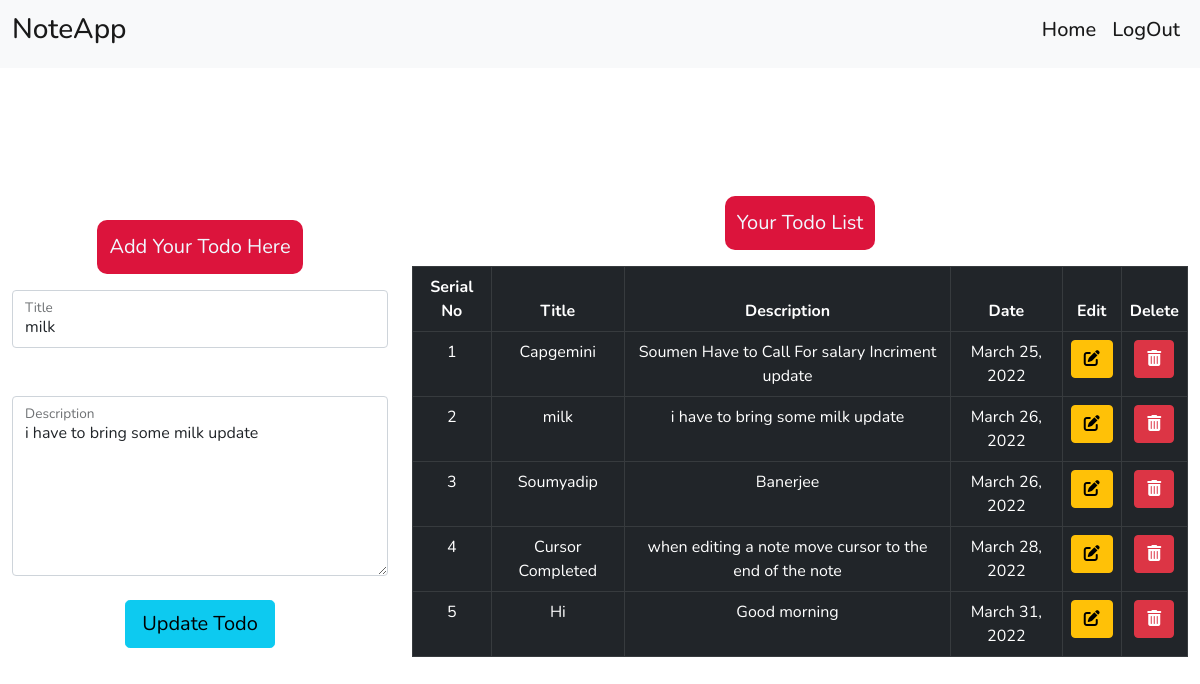
Page /edit/44/ (signed in) on the committed database.
### noteapp/models.py (models this page shows, shortened)
class Notes(models.Model):
    title = models.CharField(max_length=100,blank=False,null=False)
    description = models.TextField(max_length=250,blank=False,null=False)
    date = models.DateField(auto_now_add=True)

### noteapp/views.py (the view, shortened to what this page needs)
# urls.py: path('edit/<str:pk>/', views.edit , name='edit'),
def edit(request,pk):
    if request.user.is_authenticated:
        note = Notes.objects.get(id=pk)
        previous_title = note.title
        prev_description = note.description
        obj = Notes.objects.all()
        context = {'tasks':obj , 'title':previous_title , 'description': prev_description}
        return render(request,'home.html',context)
    else:
        return redirect('login')

### templates/home.html (shortened to what this page needs)
<!doctype html>
<html lang="en">
<head>
  <link href="https://cdn.jsdelivr.net/npm/bootstrap@5.0.2/dist/css/bootstrap.min.css" rel="stylesheet"
>
  <link rel="stylesheet" href="https://cdnjs.cloudflare.com/ajax/libs/font-awesome/6.1.1/css/all.min.css">
</head>
<body>
  <nav class="navbar navbar-expand-lg navbar-light bg-light">
    <div class="container-fluid">
      <a class="navbar-brand" href="#"><h3>NoteApp</h3></a>
      <div class="collapse navbar-collapse justify-content-end" id="navbarNav">
        <ul class="navbar-nav">
          {% if request.user.is_authenticated %}
          <li class="nav-item">
            <a class="nav-link active " aria-current="page" href="{% url 'home' %}"><h5>Home</h5></a>
          </li>
          <li class="nav-item">
            <a class="nav-link active" href="{% url 'logout' %}"><h5>LogOut</h5></a>
          </li>
          {% endif %}
        </ul>
      </div>
    </div>
  </nav>
  <div class="container-fluid">
    <div class="row align-items-center" style="height: 80vh;">
      <div class="col-md-4 col-sm-4 mt-4">
        <div class="text-center mb-3">
          <button class="btn btn-lg"
            style="background-color: crimson; color: aliceblue; border-radius: 10px; padding: 0.7rem;">Add Your Todo
            Here</button>
        </div>
        <form action="" method="POST">
          <div class="form-floating mb-5">
            <input class="form-control" name="title" placeholder="Add your Title Here" id="floatingTitle"
              value="{{title}}" onfocus=" let value = this.value; this.value = null; this.value=value" required></input>
            <label for="floatingTitle">Title</label>
          </div>
          <div class="form-floating ">
            <textarea class="form-control description" name="description" placeholder="Add your Description"
              id="floatingTextarea">{{description}}</textarea>
            <label for="floatingTextarea">Description</label>
          </div>
          {% if title %}
          <div class="text-center mt-4">
            <button class="btn btn-lg btn-info">Update Todo</button>
          </div>
          {% else %}
          <div class="text-center mt-4">
            <button class="btn btn-lg btn-info">Add Todo</button>
          </div>
          {%endif%}
        </form>
      </div>
      <div class="col-md-8 col-sm-8 mt-4">
        <div class="text-center mb-3">
          {% if request.user.is_authenticated %}
          <button class="btn btn-lg"
            style="background-color: crimson; color: aliceblue; border-radius: 10px; padding: 0.7rem;">Your Todo List
          </button>
        </div>
        <table class=" table table-dark table-bordered table-responsive text-center table-hover">
          <thead>
            <tr>
              <th>Serial No</th>
              <th>Title</th>
              <th>Description</th>
              <th>Date</th>
              <th>Edit</th>
              <th>Delete</th>
            </tr>
          </thead>
          <tbody>
            {% for task in tasks%}
            <tr>
              <td>{{forloop.counter}}</td>
              <td>{{task.title}}</td>
              <td>{{task.description}}</td>
              <td>{{task.date}}</td>
              <td><a href="{% url 'edit' task.id %}" class="btn btn-warning" onclick="PosEnd(floatingTitle);"><i class="fa-solid fa-pen-to-square"></i></a></td>
              <td><a href="{% url 'delete' task.id %}" class="btn btn-danger"><i class="fa-solid fa-trash-can"></i></a></td>
            </tr>
            {%endfor%}
          </tbody>
        </table>
        {%else%}
        <h4 style="color: crimson; font-size:xx-large;">Please make an account or login Your Account to Add Notes</h4>
        {%endif%}
      </div>
    </div>
  </div>
</body>
</html>

### templates/home.html (style rules this page uses)
body { font-family: 'Nunito', sans-serif; }
textarea { height: 180px !important; }

### rows in the picture
Notes: title "milk", description "i have to bring some milk update", date "March 26, 2022"
Notes: title "Capgemini", description "Soumen Have to Call For salary Incriment update", date "March 25, 2022"
Notes: title "Soumyadip", description "Banerjee", date "March 26, 2022"
Notes: title "Cursor Completed", description "when editing a note move cursor to the end of the note", date "March 28, 2022"
Notes: title "Hi", description "Good morning", date "March 31, 2022"
